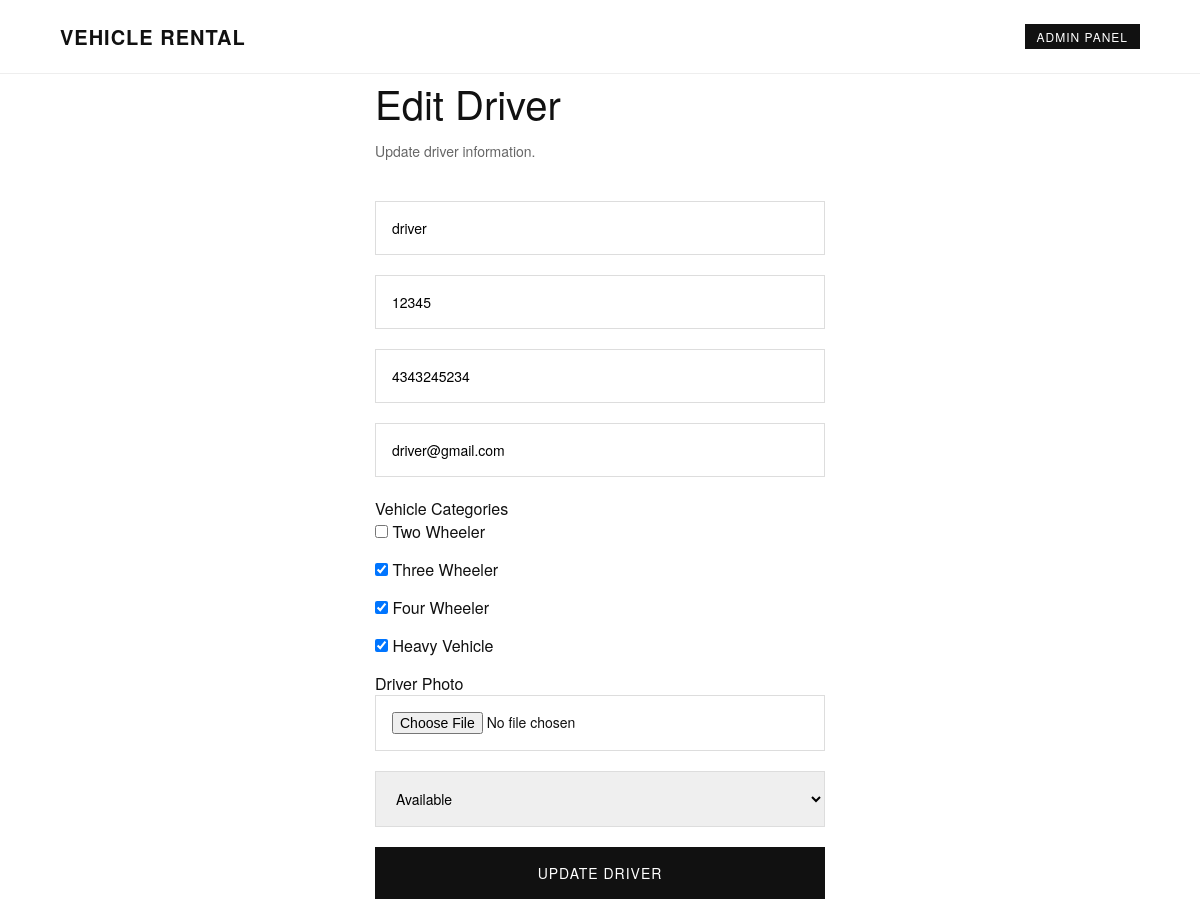
The app's page /manage_drivers_edit/3/ with its own data.
### vehicle/models.py (models this page shows)
class Driver(models.Model):
    name = models.CharField(max_length=100)
    license_number = models.CharField(max_length=50)
    phone = models.CharField(max_length=20)
    email = models.EmailField()
    status = models.CharField(max_length=20)
    photo = models.ImageField(upload_to="media/drivers/")
    vehicle_types = models.TextField(null=True)

### vehicle/views.py (the view)
# urls.py: path("manage_drivers_edit/<int:id>/", views.manage_drivers_edit),
@csrf_exempt
def manage_drivers_edit(request, id):
    driver = Driver.objects.get(id=id)
    return render(request,"manage_drivers_edit.html",{
        "driver":driver
    })

### vehicle/templates/manage_drivers_edit.html (shortened to what this page needs)
<!DOCTYPE html>
<html lang="en">
<head>
</head>
<body>
<nav>
<div class="logo">VEHICLE RENTAL</div>
<a href="{% url 'admin_dashboard' %}" style="text-decoration:none; color:inherit; display:inline-block;">
    <div class="admin-badge">ADMIN PANEL</div>
</a>
</nav>
<section class="container">
<div class="form-box">
<h1>Edit Driver</h1>
<p>Update driver information.</p>
<form action="/update_driver/" method="POST" enctype="multipart/form-data">
<input type="text" name="name" value="{{ driver.name }}" placeholder="Driver Full Name" required>
<input type="text" name="license" value="{{ driver.license_number }}" placeholder="License Number" required>
<input type="text" name="phone" value="{{ driver.phone }}" placeholder="Contact Number" required>
<input type="email" name="email" value="{{ driver.email }}" placeholder="Driver Email" required>
<label>Vehicle Categories</label>
<label><input type="checkbox" class="vtype" value="2W"> Two Wheeler</label>
<label><input type="checkbox" class="vtype" value="3W"> Three Wheeler</label>
<label><input type="checkbox" class="vtype" value="4W"> Four Wheeler</label>
<label><input type="checkbox" class="vtype" value="HV"> Heavy Vehicle</label>
<label>Driver Photo</label>
<input type="file" name="photo" accept="image/*">
<select name="status">
<option value="available" {% if driver.status == "available" %}selected{% endif %}>Available</option>
</select>
<button type="submit">UPDATE DRIVER</button>
</form>
</div>
</section>
</body>
</html>

### vehicle/templates/manage_drivers_edit.html (style rules this page uses)
* { margin: 0; padding: 0; box-sizing: border-box; font-family: "Helvetica Neue", Arial, sans-serif; }
body { background: #ffffff; color: #111; }
nav { display: flex; justify-content: space-between; align-items: center; padding: 22px 60px; border-bottom: 1px solid #eee; }
.logo { font-size: 20px; font-weight: 600; letter-spacing: 1px; }
.admin-badge { font-size: 12px; background: #111; color: #fff; padding: 4px 12px; letter-spacing: 1px; }
.container { min-height: 90vh; display: flex; justify-content: center; align-items: center; }
.form-box { width: 450px; }
.form-box h1 { font-size: 40px; font-weight: 500; margin-bottom: 10px; }
.form-box p { font-size: 14px; color: #666; margin-bottom: 40px; }
form { display: flex; flex-direction: column; }
input, select { padding: 16px; margin-bottom: 20px; border: 1px solid #ddd; font-size: 14px; outline: none; }
button { padding: 16px; background: #111; color: #fff; border: none; font-size: 14px; letter-spacing: 1px; cursor: pointer; }

### records on screen
Driver: name "driver", license "12345", phone "4343245234", email "driver@gmail.com", status "Available"
